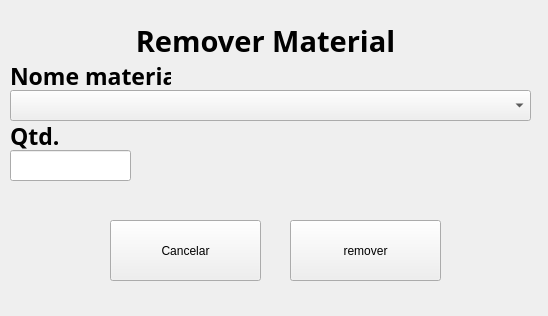
<?xml version="1.0" encoding="UTF-8"?>
<ui version="4.0">
 <class>Form_del_materiais</class>
 <widget class="QWidget" name="Form_del_materiais">
  <property name="geometry">
   <rect>
    <x>0</x>
    <y>0</y>
    <width>548</width>
    <height>316</height>
   </rect>
  </property>
  <property name="mouseTracking">
   <bool>false</bool>
  </property>
  <property name="tabletTracking">
   <bool>false</bool>
  </property>
  <property name="windowTitle">
   <string>Form</string>
  </property>
  <widget class="QLabel" name="label">
   <property name="geometry">
    <rect>
     <x>110</x>
     <y>10</y>
     <width>311</width>
     <height>61</height>
    </rect>
   </property>
   <property name="font">
    <font>
     <family>Ubuntu Condensed</family>
     <pointsize>22</pointsize>
     <weight>75</weight>
     <bold>true</bold>
    </font>
   </property>
   <property name="text">
    <string>Remover Material</string>
   </property>
   <property name="alignment">
    <set>Qt::AlignCenter</set>
   </property>
  </widget>
  <widget class="QLabel" name="label_2">
   <property name="geometry">
    <rect>
     <x>10</x>
     <y>60</y>
     <width>161</width>
     <height>31</height>
    </rect>
   </property>
   <property name="font">
    <font>
     <family>Ubuntu Mono</family>
     <pointsize>17</pointsize>
     <weight>75</weight>
     <italic>false</italic>
     <bold>true</bold>
    </font>
   </property>
   <property name="text">
    <string>Nome material</string>
   </property>
  </widget>
  <widget class="QPushButton" name="del_material">
   <property name="geometry">
    <rect>
     <x>290</x>
     <y>220</y>
     <width>151</width>
     <height>61</height>
    </rect>
   </property>
   <property name="text">
    <string>remover</string>
   </property>
  </widget>
  <widget class="QPushButton" name="cancel">
   <property name="geometry">
    <rect>
     <x>110</x>
     <y>220</y>
     <width>151</width>
     <height>61</height>
    </rect>
   </property>
   <property name="text">
    <string>Cancelar</string>
   </property>
  </widget>
  <widget class="QLabel" name="label_3">
   <property name="geometry">
    <rect>
     <x>10</x>
     <y>120</y>
     <width>91</width>
     <height>31</height>
    </rect>
   </property>
   <property name="font">
    <font>
     <family>Ubuntu Mono</family>
     <pointsize>17</pointsize>
     <weight>75</weight>
     <italic>false</italic>
     <bold>true</bold>
    </font>
   </property>
   <property name="text">
    <string>Qtd.</string>
   </property>
  </widget>
  <widget class="QLineEdit" name="line_qtd_material">
   <property name="geometry">
    <rect>
     <x>10</x>
     <y>150</y>
     <width>121</width>
     <height>31</height>
    </rect>
   </property>
  </widget>
  <widget class="QComboBox" name="combo_materiais_del">
   <property name="geometry">
    <rect>
     <x>10</x>
     <y>90</y>
     <width>521</width>
     <height>31</height>
    </rect>
   </property>
  </widget>
 </widget>
 <resources/>
 <connections/>
</ui>
